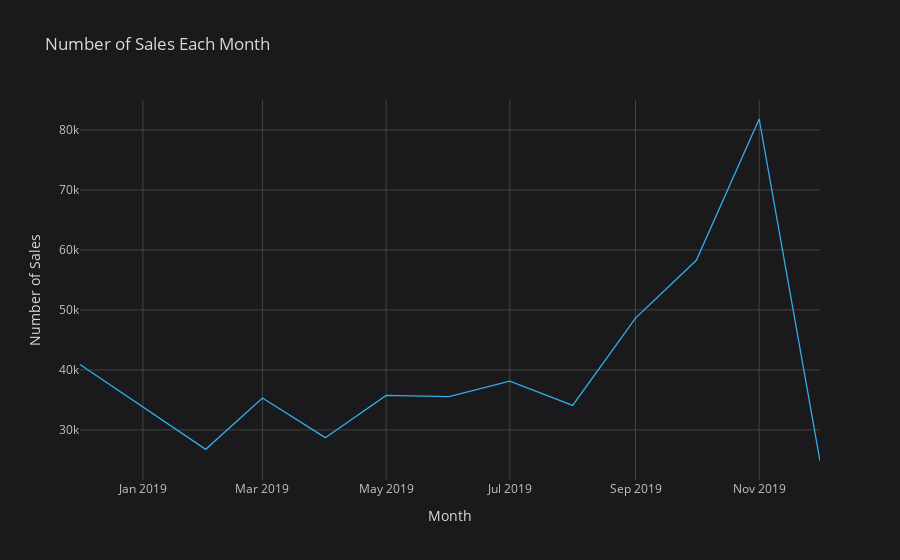

Write notebook code for a chart like this one.
### Markdown cell above
**Here is the visual for the number of sales each month**

### Code cell
df_no_return = df[df['Quantity'] > 0]
number_of_sales = df_no_return.groupby(by='Month_Year', as_index=False)['Total'].count()
number_of_sales.columns = ['Date', 'Sum of sales']
number_of_sales.iplot(x = 'Date', y = 'Sum of sales', title = 'Number of Sales Each Month', 
                  yTitle = 'Number of Sales', xTitle = 'Month', mode="lines", size = 8, colors = '#34abeb')

### Figure 1 — Plotly figure (JSON) as saved in the notebook; plotly's stock layout.template omitted (floating-point values rounded to 4 significant figures)
{"data": [{"line": {"color": "rgba(52, 171, 235, 1.0)", "dash": "solid", "shape": "linear", "width": 1.3}, "mode": "lines", "name": "Sum of sales", "text": "", "x": ["2018-12", "2019-01", "2019-02", "2019-03", "2019-04", "2019-05", "2019-06", "2019-07", "2019-08", "2019-09", "2019-10", "2019-11", "2019-12"], "y": [40899, 33860, 26759, 35318, 28707, 35756, 35533, 38138, 34092, 48635, 58269, 81819, 24816], "type": "scatter"}], "layout": {"legend": {"bgcolor": "#1A1A1C", "font": {"color": "#D9D9D9"}}, "paper_bgcolor": "#1A1A1C", "plot_bgcolor": "#1A1A1C", "title": {"font": {"color": "#D9D9D9"}, "text": "Number of Sales Each Month"}, "xaxis": {"gridcolor": "#434343", "showgrid": true, "tickfont": {"color": "#C2C2C2"}, "title": {"font": {"color": "#D9D9D9"}, "text": "Month"}, "zerolinecolor": "#666570", "type": "date", "range": ["2018-12-01", "2019-12-01"], "autorange": true}, "yaxis": {"gridcolor": "#434343", "showgrid": true, "tickfont": {"color": "#C2C2C2"}, "title": {"font": {"color": "#D9D9D9"}, "text": "Number of Sales"}, "zerolinecolor": "#666570", "type": "linear", "range": [21650.0, 84990.0], "autorange": true}, "autosize": true}}
